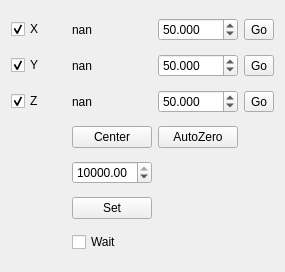
           <widget class="QWidget" name="PI">
            <property name="geometry">
             <rect>
              <x>0</x>
              <y>0</y>
              <width>285</width>
              <height>272</height>
             </rect>
            </property>
            <attribute name="label">
             <string>PI</string>
            </attribute>
            <layout class="QGridLayout" name="gridLayout">
             <item row="4" column="2">
              <widget class="QDoubleSpinBox" name="Pi_Velocity">
               <property name="toolTip">
                <string>Velocity</string>
               </property>
               <property name="minimum">
                <double>1.000000000000000</double>
               </property>
               <property name="maximum">
                <double>10000.000000000000000</double>
               </property>
               <property name="singleStep">
                <double>10.000000000000000</double>
               </property>
               <property name="value">
                <double>10000.000000000000000</double>
               </property>
              </widget>
             </item>
             <item row="0" column="2">
              <widget class="QLabel" name="Pi_XPos">
               <property name="text">
                <string>nan</string>
               </property>
              </widget>
             </item>
             <item row="2" column="2">
              <widget class="QLabel" name="Pi_ZPos">
               <property name="text">
                <string>nan</string>
               </property>
              </widget>
             </item>
             <item row="1" column="3">
              <widget class="QDoubleSpinBox" name="Pi_Y_move_to">
               <property name="decimals">
                <number>3</number>
               </property>
               <property name="maximum">
                <double>100.000000000000000</double>
               </property>
               <property name="value">
                <double>50.000000000000000</double>
               </property>
              </widget>
             </item>
             <item row="0" column="4">
              <widget class="QToolButton" name="Pi_X_go">
               <property name="text">
                <string>Go</string>
               </property>
              </widget>
             </item>
             <item row="1" column="4">
              <widget class="QToolButton" name="Pi_Y_go">
               <property name="text">
                <string>Go</string>
               </property>
              </widget>
             </item>
             <item row="2" column="4">
              <widget class="QToolButton" name="Pi_Z_go">
               <property name="text">
                <string>Go</string>
               </property>
              </widget>
             </item>
             <item row="6" column="2">
              <widget class="QCheckBox" name="Pi_wait">
               <property name="text">
                <string>Wait</string>
               </property>
              </widget>
             </item>
             <item row="3" column="3">
              <widget class="QPushButton" name="Pi_autoZero">
               <property name="text">
                <string>AutoZero</string>
               </property>
              </widget>
             </item>
             <item row="0" column="1">
              <widget class="QCheckBox" name="Pi_X_On">
               <property name="text">
                <string>X</string>
               </property>
               <property name="checked">
                <bool>true</bool>
               </property>
              </widget>
             </item>
             <item row="1" column="2">
              <widget class="QLabel" name="Pi_YPos">
               <property name="text">
                <string>nan</string>
               </property>
              </widget>
             </item>
             <item row="2" column="1">
              <widget class="QCheckBox" name="Pi_Z_On">
               <property name="text">
                <string>Z</string>
               </property>
               <property name="checked">
                <bool>true</bool>
               </property>
              </widget>
             </item>
             <item row="3" column="2">
              <widget class="QPushButton" name="Pi_XYZ_50mkm">
               <property name="text">
                <string>Center</string>
               </property>
              </widget>
             </item>
             <item row="1" column="1">
              <widget class="QCheckBox" name="Pi_Y_On">
               <property name="text">
                <string>Y</string>
               </property>
               <property name="checked">
                <bool>true</bool>
               </property>
              </widget>
             </item>
             <item row="2" column="3">
              <widget class="QDoubleSpinBox" name="Pi_Z_move_to">
               <property name="decimals">
                <number>3</number>
               </property>
               <property name="maximum">
                <double>100.000000000000000</double>
               </property>
               <property name="value">
                <double>50.000000000000000</double>
               </property>
              </widget>
             </item>
             <item row="0" column="3">
              <widget class="QDoubleSpinBox" name="Pi_X_move_to">
               <property name="decimals">
                <number>3</number>
               </property>
               <property name="maximum">
                <double>100.000000000000000</double>
               </property>
               <property name="value">
                <double>50.000000000000000</double>
               </property>
              </widget>
             </item>
             <item row="5" column="2">
              <widget class="QPushButton" name="Pi_Set">
               <property name="text">
                <string>Set</string>
               </property>
              </widget>
             </item>
            </layout>
           </widget>
